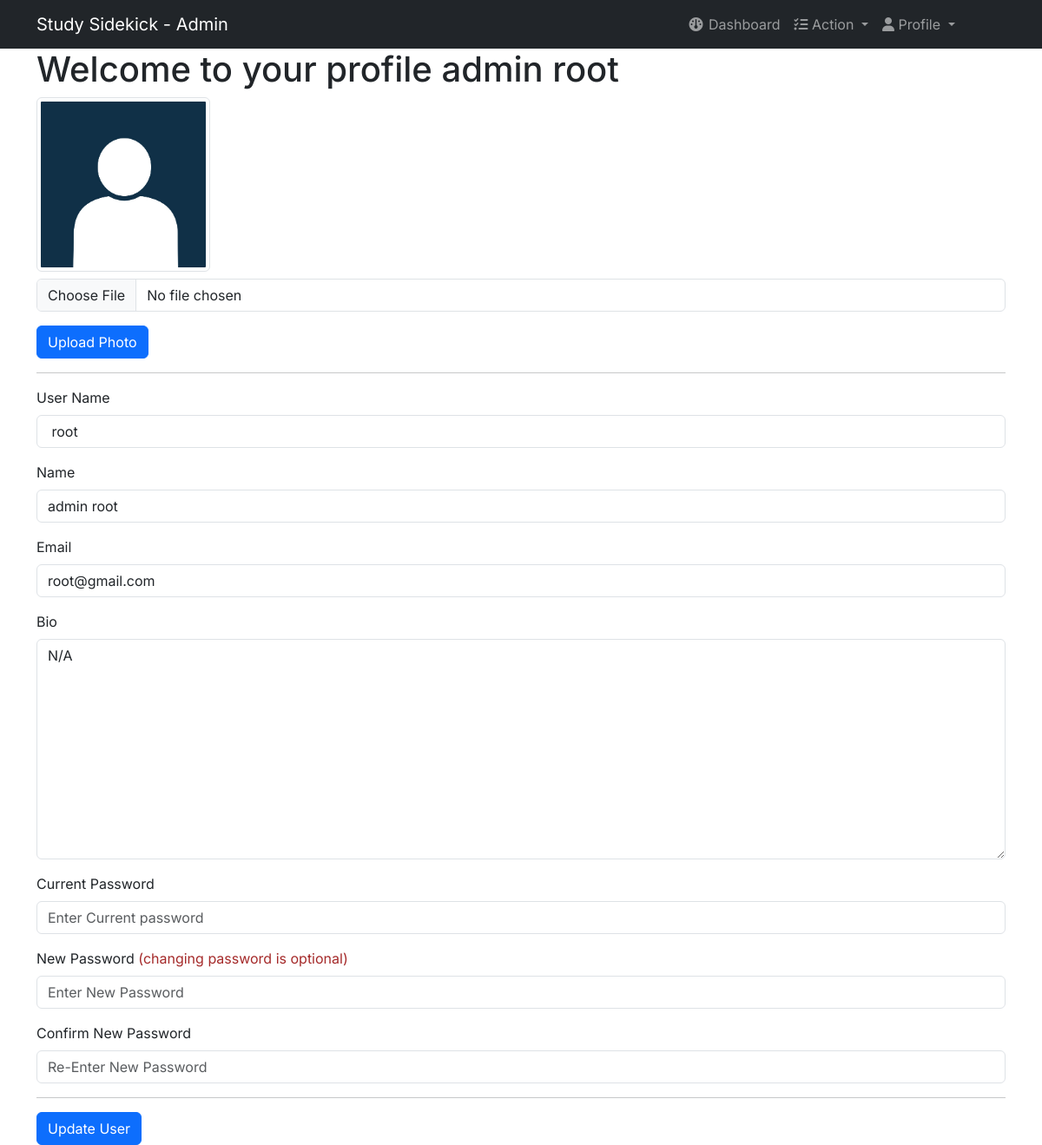
Page /dashboard/userprofile.php (signed in) on the committed database.
### tables this page shows
CREATE TABLE `users` (
  `id` int(11) NOT NULL,
  `username` varchar(225) NOT NULL,
  `name` varchar(225) NOT NULL,
  `about` varchar(300) NOT NULL DEFAULT 'N/A',
  `role` varchar(225) NOT NULL,
  `email` varchar(225) NOT NULL,
  `token` varchar(225) NOT NULL,
  `gender` varchar(225) NOT NULL,
  `password` varchar(225) NOT NULL,
  `course` varchar(225) NOT NULL,
  `image` varchar(225) NOT NULL DEFAULT 'profile.jpg',
  `joindate` varchar(225) NOT NULL
);

### dashboard/userprofile.php (the view, shortened to what this page needs)
<?php
include('includes/adminheader.php');
?>
<?php
if (isset($_SESSION['username'])) {
    $username = $_SESSION['username'];
    $query = "SELECT * FROM users WHERE username = '$username'";
    $result = mysqli_query($conn, $query) or die(mysqli_error($conn));
    if (mysqli_num_rows($result) > 0) {
        $row = mysqli_fetch_array($result);
        $userid = $row['id'];
        $useremail = $row['email'];
        $name = $row['name'];
        $profilepic = $row['image'];
        $bio = $row['about'];
    }
    if (isset($_POST['uploadphoto'])) {
        $image = $_FILES['image']['name'];
        $ext = $_FILES['image']['type'];
        $validExt = array("image/gif",  "image/jpeg",  "image/pjpeg", "image/png");
        if (empty($image)) {
            $picture = $profilepic;
        } elseif ($_FILES['image']['size'] <= 0 || $_FILES['image']['size'] > 1024000) {
            echo "<script>alert('Image size is not proper'); window.location.href='userprofile.php';</script>";
        } elseif (!in_array($ext, $validExt)) {
            echo "<script>alert('Not a valid image'); window.location.href='userprofile.php';</script>";
        } else {
            $folder  = 'profilepics/';
            $imgext = strtolower(pathinfo($image, PATHINFO_EXTENSION));
            $picture = rand(1000, 1000000) . '.' . $imgext;
            if (move_uploaded_file($_FILES['image']['tmp_name'], $folder . $picture)) {
                $queryupdate = "UPDATE users SET image = '$picture' WHERE id= '$userid' ";
                $result = mysqli_query($conn, $queryupdate) or die(mysqli_error($conn));
                if (mysqli_affected_rows($conn) > 0) {
                    echo "<script>alert('Profile Photo uploaded successfully'); window.location.href= 'userprofile.php';</script>";
                } else {
                    echo "<script>alert('Error! ..try again');</script>";
                }
            } else {
                echo "<script>alert('Error occurred while uploading! ..try again');</script>";
            }
        }
    } else {
        $picture = $row['image'];
    }
}
?>
<div id="wrapper">
    <?php include 'includes/adminnav.php'; ?>
    <div id="page-wrapper">
        <div class="container">
            <div class="row">
                <div>
                    <h1 class="page-header">
                        Welcome to your profile
                        <span><?php echo $_SESSION['name']; ?></span>
                    </h1>
                    <form role="form" action="" method="POST" enctype="multipart/form-data">
                        <div class="mb-3 d-flex flex-column gap-2">
                            <img class="img-thumbnail" width="200" src="profilepics/<?php echo $picture; ?>" alt="Photo">
                            <input type="file" name="image" class="form-control">
                        </div>
                        <button type="submit" name="uploadphoto" class="btn btn-primary">
                            Upload Photo
                        </button>
                    </form>
                    <form role="form" action="" method="POST" enctype="multipart/form-data">
                        <hr>
                        <div class="mb-3">
                            <label for="user_title" class="form-label">User Name</label>
                            <input type="text" name="username" class="form-control" value=" <?php echo $username; ?>" readonly>
                        </div>
                        <div class="mb-3">
                            <label for="user_author" class="form-label">Name</label>
                            <input type="text" name="name" class="form-control" value="<?php echo $name; ?>" required>
                        </div>
                        <div class="mb-3">
                            <label for="user_tag" class="form-label">Email</label>
                            <input type="email" name="email" class="form-control" value="<?php echo $useremail; ?>" required>
                        </div>
                        <div class="mb-3">
                            <label for="post_content" class="form-label">Bio</label>
                            <textarea class="form-control" name="bio" id="" cols="30" rows="10"><?php echo $bio;  ?></textarea>
                        </div>
                        <div class="mb-3">
                            <label for="usertag" class="form-label">Current Password</label>
                            <input type="password" name="currentpassword" class="form-control" placeholder="Enter Current password" required>
                        </div>
                        <div class="mb-3">
                            <label for="usertag" class="form-label">New Password <font color='brown'> (changing password is optional)</font></label>
                            <input type="password" name="newpassword" class="form-control" placeholder="Enter New Password">
                        </div>
                        <div class="mb-3">
                            <label for="usertag" class="form-label">Confirm New Password</label>
                            <input type="password" name="confirmnewpassword" class="form-control" placeholder="Re-Enter New Password">
                        </div>
                        <hr>
                        <button type="submit" name="update" class="btn btn-primary">Update User</button>
                    </form>
                </div>
            </div>
        </div>
    </div>
</div>
</body>
</html>

### dashboard/includes/adminheader.php (style rules this page uses)
* { font-family: 'Inter', sans-serif; }

### rows in the picture
users: image (placeholder picture), name "admin root", email "root@gmail.com", bio "N/A"

### other values in the picture
$_SESSION['name'] "admin root"
